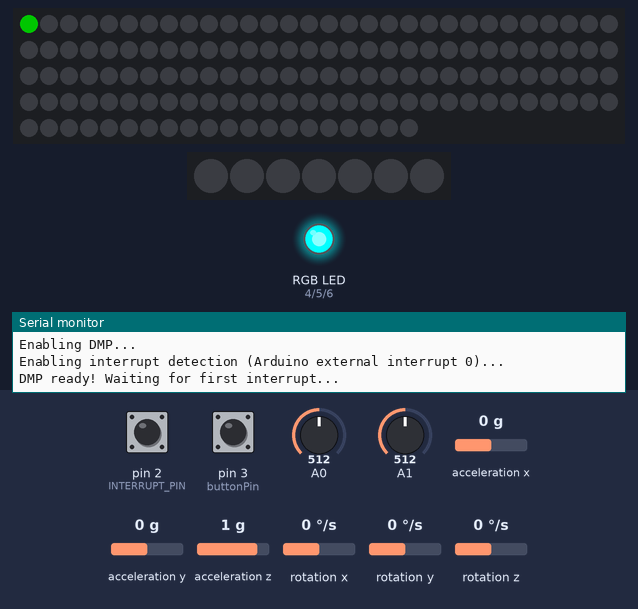
Recording of a sketch running on a simulated Arduino Uno, built with avr-gcc and run on an emulated ATmega328P. On the bench: 140 RGB LEDs in strip order, left to right, continuing on the next row, 7 RGB LEDs in strip order, left to right, an RGB LED mixed from three pins (HIGH = lit), the last lines printed to the serial monitor. The inputs (shaded band) are chosen by the test bench; at power-on: pin 3 (buttonPin) LOW, pin 2 (INTERRUPT_PIN) LOW, A0 = 512, A1 = 512, acceleration x 0 g, acceleration y 0 g, acceleration z 1 g, rotation x 0 °/s, rotation y 0 °/s, rotation z 0 °/s. Dim RGB values are drawn brighter than linear; the sensor or clock chip raises its interrupt line as the real part does; the audio player accepts every command and is not drawn.

Above: at 1.6 s.
At 2.7 s:
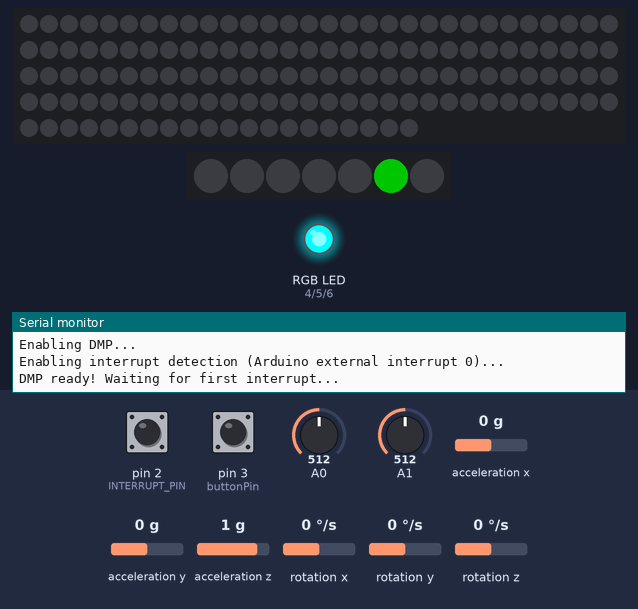
2.8 s: pin 3 (buttonPin) pulled HIGH for 1 s
At 3.6 s:
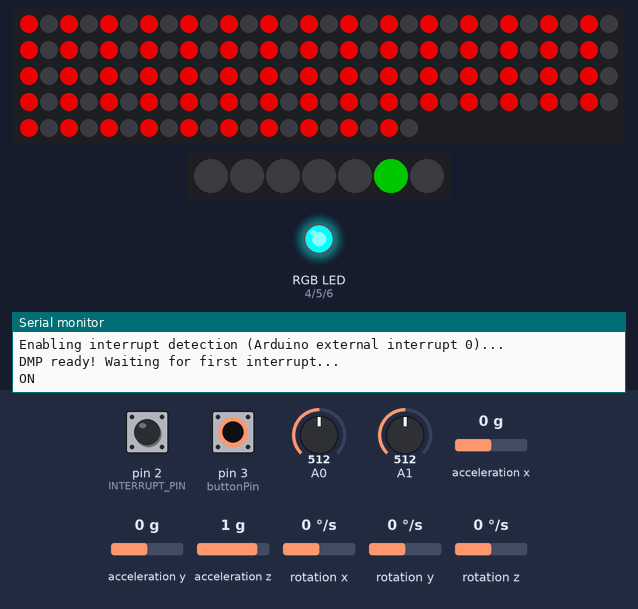
Timing chart, 0 to 5.8 s (numbered marks = the images above; inputs shaded):
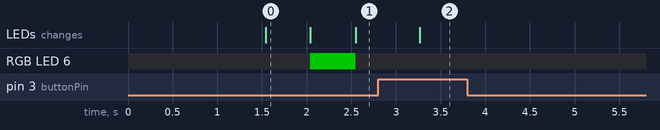

Measured:
- after the input at 2.8 s, the LEDs: change after 0.47 s (image 2)
- what the display in image 0 shows lasts 0.5 s, from 1.5 s to 2.0 s

The sketch:

LightSaberCode.ino
```cpp
//Crytal LED Color
//White : Initiating
//Blue : DPFlayer does not work properly
//Green : MPU 6050 couldn't connect with arduino
//Red or Any other color set by the user : All components has been connect and
//its ready to run

#include "I2Cdev.h"
#include "MPU6050_6Axis_MotionApps20.h"
#if I2CDEV_IMPLEMENTATION == I2CDEV_ARDUINO_WIRE
#include "Wire.h"
#endif

#include "FastLED.h"
#define DATA_PIN 7
#define DATA_BAT_PIN 8
#define LED_TYPE WS2812B
#define COLOR_ORDER GRB
#define NUM_LEDS 140
#define NUM_LEDS_BAT 7
#define BRIGHTNESS 962
CRGB leds[NUM_LEDS];
CRGB led_bat[NUM_LEDS_BAT];
#define buttonPin 3

#include "Arduino.h"
#include "SoftwareSerial.h"
#include "DFRobotDFPlayerMini.h"

MPU6050 mpu;

#define OUTPUT_READABLE_REALACCEL

#define INTERRUPT_PIN 2

SoftwareSerial mySoftwareSerial(11, 9); // RX, TX
DFRobotDFPlayerMini myDFPlayer;

#define led 13
bool state = true;

unsigned long randomNum;
int sw = 0;

/***declaring RGB pins in PWM mode***/
int redPin = 4;
int greenPin = 5;
int bluePin = 6;
#define COMMON_ANODE

// MPU control/status vars
bool dmpReady = false;  // set true if DMP init was successful
uint8_t mpuIntStatus;   // holds actual interrupt status byte from MPU
uint8_t devStatus;      // return status after each device operation (0 = success, !0 = error)
uint16_t packetSize;    // expected DMP packet size (default is 42 bytes)
uint16_t fifoCount;     // count of all bytes currently in FIFO
uint8_t fifoBuffer[128]; // FIFO storage buffer

// orientation/motion vars
Quaternion q1;           // [w, x, y, z]         quaternion container
VectorInt16 aa;         // [x, y, z]            accel sensor measurements
VectorInt16 aaReal;     // [x, y, z]            gravity-free accel sensor measurements
VectorInt16 aaWorld;    // [x, y, z]            world-frame accel sensor measurements
VectorFloat gravity;    // [x, y, z]            gravity vector
float euler[3];         // [psi, theta, phi]    Euler angle container
float ypr[3];           // [yaw, pitch, roll]   yaw/pitch/roll container and gravity vector

int oldX, oldY, oldZ;

int buttonState = 0;

unsigned long PTimer = 0;

uint8_t teapotPacket[14] = { '$', 0x02, 0, 0, 0, 0, 0, 0, 0, 0, 0x00, 0x00, '\r', '\n' };
volatile bool mpuInterrupt = false;
void dmpDataReady() {
  mpuInterrupt = true;
}

void clean_up() {
  for (int i = 0; i < NUM_LEDS; ++i) {
    leds[i] = CRGB::Black;
  }
  for (int i = 0; i < NUM_LEDS_BAT; ++i) {
    led_bat[i] = CRGB::Black;
  }
  FastLED.show();
}

void blade_on(long delayTime) {
  for (int i = 0; i < NUM_LEDS; ++i) {
    leds[i] = CRGB::Red;//Define the blade color
    leds[i++] = CRGB::Red;//Lighting up two led by loop, make the animation faster
    FastLED.show();
  }
}

int g = NUM_LEDS_BAT;

float x;

void battery_led_animation() {
  switch (state) {
    case false:
      switch (g) {
        default:
          led_bat[g - 1] = CRGB::Black;
          led_bat[g++] = x;
          FastLED.show();
          break;
      }
      break;
    case true:
      switch (g) {
        default:
          led_bat[g + 1] = CRGB::Black;
          led_bat[g--] = x;
          FastLED.show();
          break;
      }
      break;
  }
  if (g >= NUM_LEDS_BAT) {
    g = NUM_LEDS_BAT;
    state = !state;
  } else if ( g < 0 ) {
    g = 0;
    state = !state;
  }
}
void blade_off(long delayTime) {
  for (int i = NUM_LEDS; i >= 0; i--) {
    leds[i] = CRGB::Black;
    FastLED.show();
  }
}

float max_voltage;
void setup() {

  pinMode(redPin, OUTPUT);
  pinMode(greenPin, OUTPUT);
  pinMode(bluePin, OUTPUT);

  Serial.begin(115200);
  mySoftwareSerial.begin(9600);

  int sensorValue = analogRead(A0); //read the A0 pin value
  max_voltage = sensorValue * (5.00 / 1023.00) * 2; //convert the value to a true voltage.

  clean_up();

  Serial.println(F("DFRobot DFPlayer Mini Demo"));
  Serial.println(F("Initializing DFPlayer ... (May take 3~5 seconds)"));

  while (!myDFPlayer.begin(mySoftwareSerial)) {
    Serial.println(F("Unable to begin"));
    Serial.println(myDFPlayer.readState()); //read mp3 state
    Serial.println(myDFPlayer.readFileCounts()); //read all file counts in SD card
    blue();
  }

  Serial.println(F("DFPlayer Mini online."));

  myDFPlayer.volume(30);

  myDFPlayer.EQ(DFPLAYER_EQ_BASS);

  myDFPlayer.outputDevice(DFPLAYER_DEVICE_SD);
  randomSeed(analogRead(0));

  mpu.dmpInitialize();

  FastLED.addLeds<LED_TYPE, DATA_PIN, COLOR_ORDER>(leds, NUM_LEDS).setCorrection(TypicalLEDStrip); // initializes LED strip
  FastLED.addLeds<LED_TYPE, DATA_BAT_PIN, COLOR_ORDER>(led_bat, NUM_LEDS_BAT).setCorrection(TypicalLEDStrip); // initializes LED strip

  FastLED.setBrightness(BRIGHTNESS);
  pinMode(buttonPin, INPUT);

#if I2CDEV_IMPLEMENTATION == I2CDEV_ARDUINO_WIRE
  Wire.begin();
#elif I2CDEV_IMPLEMENTATION == I2CDEV_BUILTIN_FASTWIRE
  Fastwire::setup(400, true);
#endif
  while (!Serial);

  Serial.println(F("Initializing I2C devices..."));
  mpu.initialize();
  pinMode(INTERRUPT_PIN, INPUT);

  Serial.println(F("Testing device connections..."));

  while (!mpu.testConnection()) {
    Serial.println(mpu.testConnection() ? F("MPU6050 connection successful") : F("MPU6050 connection failed"));
    green();
  }

  Serial.println(F("Initializing DMP..."));
  devStatus = mpu.dmpInitialize();

  mpu.setXGyroOffset(220);
  mpu.setYGyroOffset(76);
  mpu.setZGyroOffset(-85);
  mpu.setZAccelOffset(1788);

  if (devStatus == 0) {
    Serial.println(F("Enabling DMP..."));
    mpu.setDMPEnabled(true);

    Serial.println(F("Enabling interrupt detection (Arduino external interrupt 0)..."));
    attachInterrupt(digitalPinToInterrupt(INTERRUPT_PIN), dmpDataReady, RISING);
    mpuIntStatus = mpu.getIntStatus();

    Serial.println(F("DMP ready! Waiting for first interrupt..."));
    dmpReady = true;

    packetSize = mpu.dmpGetFIFOPacketSize();
    mpu.resetFIFO();
  } else {
    Serial.print(F("DMP Initialization failed (code "));
    Serial.print(devStatus);
    Serial.println(F(")"));
  }
  red();//Set color of crystal led
}
void loop() {
  unsigned long currentMillis = millis();

  if (!dmpReady) return;
  while (!mpuInterrupt && fifoCount < packetSize) {}

  buttonState = digitalRead(buttonPin);
  if (buttonState == CHANGE) {
    blink();
    switch (sw) {
      case 1:
        myDFPlayer.play(3);
        blade_off(0);
        sw = 0;
        Serial.println(F("OFF"));
        break;
      case 0:
        myDFPlayer.play(12);
        blade_on(0);
        sw = 1;
        Serial.println(F("ON"));
        break;
    }
    mpu.resetFIFO();
  }
  /*
    if (Serial.available()) {//test if
    int incomingByte = Serial.parseInt();
    switch (incomingByte) {
    case 2:
      myDFPlayer.play(3);
      blade_off(0);
      Serial.println(F("OFF"));
      break;
    case 1:
      myDFPlayer.play(12);
      blade_on(0);
      Serial.println(F("ON"));
      break;
    }
    mpu.resetFIFO();
    }*/

  mpuInterrupt = false;
  mpuIntStatus = mpu.getIntStatus();

  fifoCount = mpu.getFIFOCount();
  mpu.resetFIFO();

  if ((mpuIntStatus & 0x10) || fifoCount == 1024) {
    mpu.resetFIFO();
    Serial.println(F("FIFO overflow!"));
  } else if (mpuIntStatus & 0x02) {
    while (fifoCount < packetSize) fifoCount = mpu.getFIFOCount();

    mpu.getFIFOBytes(fifoBuffer, packetSize);
    mpu.resetFIFO();

    fifoCount -= packetSize;

#ifdef OUTPUT_READABLE_REALACCEL
    mpu.dmpGetQuaternion(&q1, fifoBuffer);
    mpu.dmpGetAccel(&aa, fifoBuffer);
    mpu.dmpGetGravity(&gravity, &q1);
    mpu.dmpGetLinearAccel(&aaReal, &aa, &gravity);

    if (oldX == 0 || oldY == 0 || oldZ == 0) {
      oldX = aaReal.x;
      oldY = aaReal.y;
      oldZ = aaReal.z;
    } else {
      if ( sw == 1 && (abs(oldX - aaReal.x) > 1000) || (abs(oldY - aaReal.y) > 1000) || (abs(oldZ - aaReal.z) > 1000)) {
        //myDFPlayer.play(random(8, 10));
      }
    }
    oldX = aaReal.x;
    oldY = aaReal.y;
    oldZ = aaReal.z;
#endif
  }

  if (currentMillis - PTimer > 500) {
    PTimer = currentMillis;

    if (VoltMeter() > max_voltage) {
      max_voltage = VoltMeter();
    }

    float r = VoltMeter() / max_voltage;
    //TO-DO implement discharge curve
    if (VoltMeter() >= 4 && VoltMeter() <= 5) {
      x = CRGB::Blue;
    } else if (r >= 0.8) {
      x = CRGB::Green;
    } else if (r >= 0.6) {
      x = CRGB::Yellow;
    } else if (r >= 0.5) {
      x = CRGB::Orange;
    } else if (r <= 0.3) {
      x = CRGB::Red;
    }
    battery_led_animation();
  }
}
void setColor(int red, int green, int blue) {
#ifdef COMMON_ANODE
  red = 255 - red;
  green = 255 - green;
  blue = 255 - blue;
#endif
  analogWrite(redPin, red);
  analogWrite(greenPin, green);
  analogWrite(bluePin, blue);
}
void red () {
  setColor(255, 0, 0);
}
void green() {
  setColor(0, 255, 0);
}
void blue() {
  setColor(0, 0, 255);
}
void yellow() {
  setColor(255, 255, 0);
}
void white() {
  setColor(255, 255, 255);
}
void led_off() {
  setColor(0, 0, 0);
}
void purple() {
  setColor(255, 0, 255);
}
void blink() {
  state = !state;
  digitalWrite(led, state);
}
float VoltMeter() {
  int sensorValue = analogRead(A1); //read the A0 pin value
  float voltage = sensorValue * (5.00 / 1023.00) * 2; //convert the value to a true voltage.
  return voltage;
}
```
